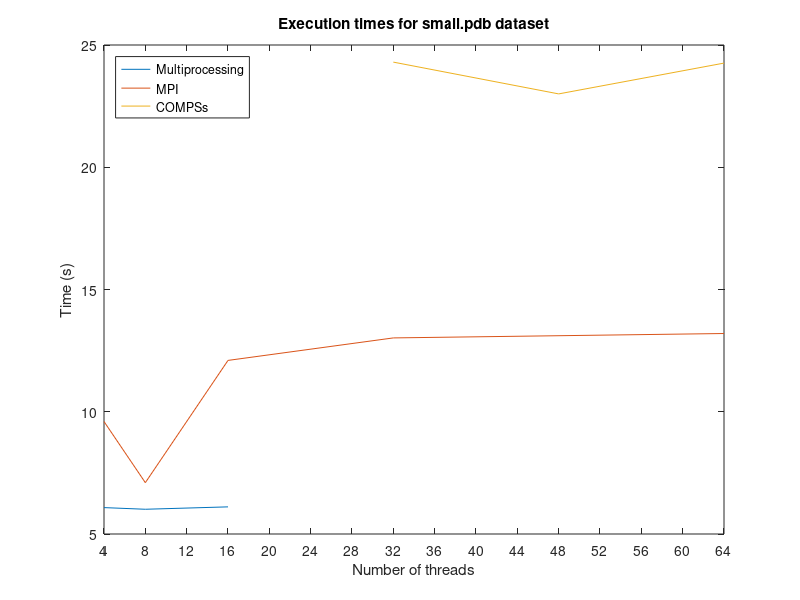

Reproduce this figure in MATLAB.
x_par=[4,8,16];
y_par=[6.08, 6.012, 6.11];
x_mpi=[4,8,16,32,64];
y_mpi=[9.6, 7.1, 12.1, 13.02 , 13.2];
x_compss=[32, 48 ,64];
y_compss=[24.3, 23, 24.26];
figure(1);
plot(x_par(:),y_par(:),x_mpi(:),y_mpi(:),x_compss(:),y_compss(:));
title('Execution times for small.pdb dataset');
xlabel('Number of threads');
ylabel('Time (s)');
legend('Multiprocessing','MPI', 'COMPSs', 'location', 'northwest')
axis([4, 64]);
xbounds = xlim();
set(gca, 'xtick', xbounds(1):4:xbounds(2))
print('./img/small_graphs.png','-dpng','-r600');
